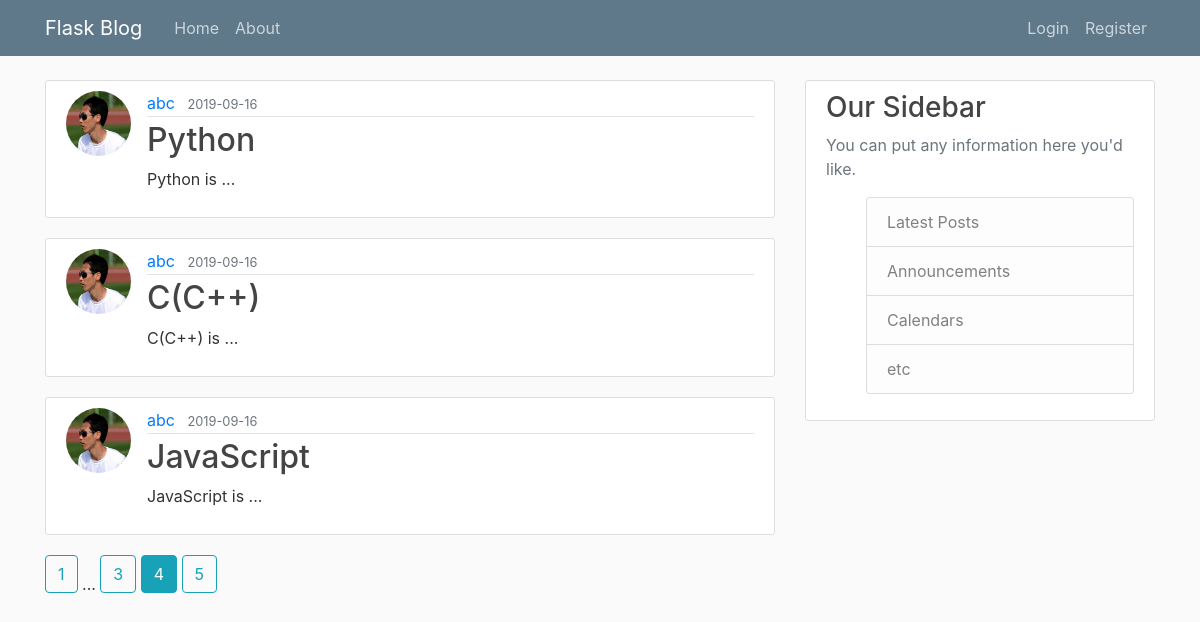
/home?page=4, run on the app's committed database.
### DBwithFlaskPackage/models.py (models this page shows, shortened)
class Post(db.Model):
	id = db.Column(db.Integer, primary_key=True)
	title = db.Column(db.String(100), nullable=False)
	date_posted = db.Column(db.DateTime, nullable=False, default=datetime.utcnow)
	content = db.Column(db.Text, nullable=False)
	user_id = db.Column(db.Integer, db.ForeignKey('user.id'), nullable=False)

class User(db.Model, UserMixin):
	id = db.Column(db.Integer, primary_key=True)
	username = db.Column(db.String(20), unique=True, nullable=False)
	email = db.Column(db.String(120), unique=True, nullable=False)
	image_file = db.Column(db.String(20), nullable=False, default="default.png")
	password = db.Column(db.String(60), nullable=False)
	posts = db.relationship('Post', backref='author', lazy=True)

### DBwithFlaskPackage/routes.py (the view)
@app.route("/")
@app.route("/home")
def	home():
	page = request.args.get('page', 1, type = int)
	posts = Post.query.order_by(Post.date_posted.desc()).paginate(page = page, per_page = 3)
	return render_template("home.html", posts = posts)

### DBwithFlaskPackage/templates/home.html
{% extends "layout.html" %}
{% block content %}
	{% for post in posts.items %}
		<article class="media content-section">
			<img class="rounded-circle article-img" src="{{url_for('static', filename = 'profile_pics/' + post.author.image_file)}}">
			<div class="media-body">
				<div class="article-metadata">
					<a class="mr-2" href="{{url_for('user_posts', username = post.author.username)}}">{{ post.author.username }}</a>
					<small class="text-muted">{{ post.date_posted.strftime('%Y-%m-%d') }}</small>
				</div>
				<h2><a class="article-title" href="{{url_for('post', post_id=post.id)}}">{{ post.title }}</a></h2>
				<p class="article-content">{{ post.content }}</p>
			</div>
		</article>
	{% endfor %}
	{%for page_num in posts.iter_pages(left_edge = 1, right_edge = 1, left_current = 1, right_current = 2)%}
		{%if page_num%}
			{%if posts.page == page_num%}
				<a class="btn btn-info mb-4" href="{{url_for('home', page = page_num)}}">{{page_num}}</a>
			{%else%}
				<a class="btn btn-outline-info mb-4" href="{{url_for('home', page = page_num)}}">{{page_num}}</a>
			{%endif%}
		{%else%}
			...
		{%endif%}
	{%endfor%}
{% endblock content %}

### DBwithFlaskPackage/static/main.css (style rules this page uses)
body { background: #fafafa; color: #333333; margin-top: 5rem; }
h1, h2, h3, h4, h5, h6 { color: #444444; }
.content-section { background: #ffffff; padding: 10px 20px; border: 1px solid #dddddd; border-radius: 3px; margin-bottom: 20px; }
.article-title { color: #444444; }
.article-content { white-space: pre-line; }
.article-img { height: 65px; width: 65px; margin-right: 16px; }
.article-metadata { padding-bottom: 1px; margin-bottom: 4px; border-bottom: 1px solid #e3e3e3 }

### data on the page
Post: image_file (picture), author.username "abc", date_posted "2019-09-16", title "Python", content "Python is ..."
Post: image_file (picture), author.username "abc", date_posted "2019-09-16", title "C(C++)", content "C(C++) is ..."
Post: image_file (picture), author.username "abc", date_posted "2019-09-16", title "JavaScript", content "JavaScript is ..."

### other printed values
{{ page_num }} "1" "3" "5"
{{ page_num }} "4"
